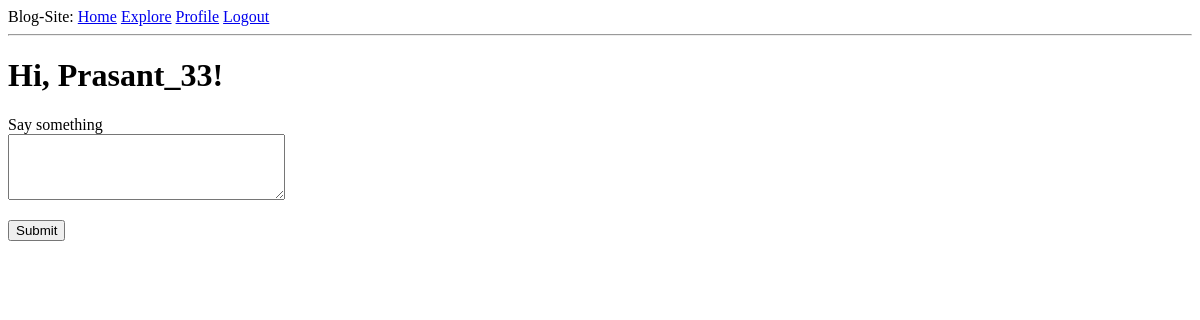
Page /index (signed in) on the earlier database version.
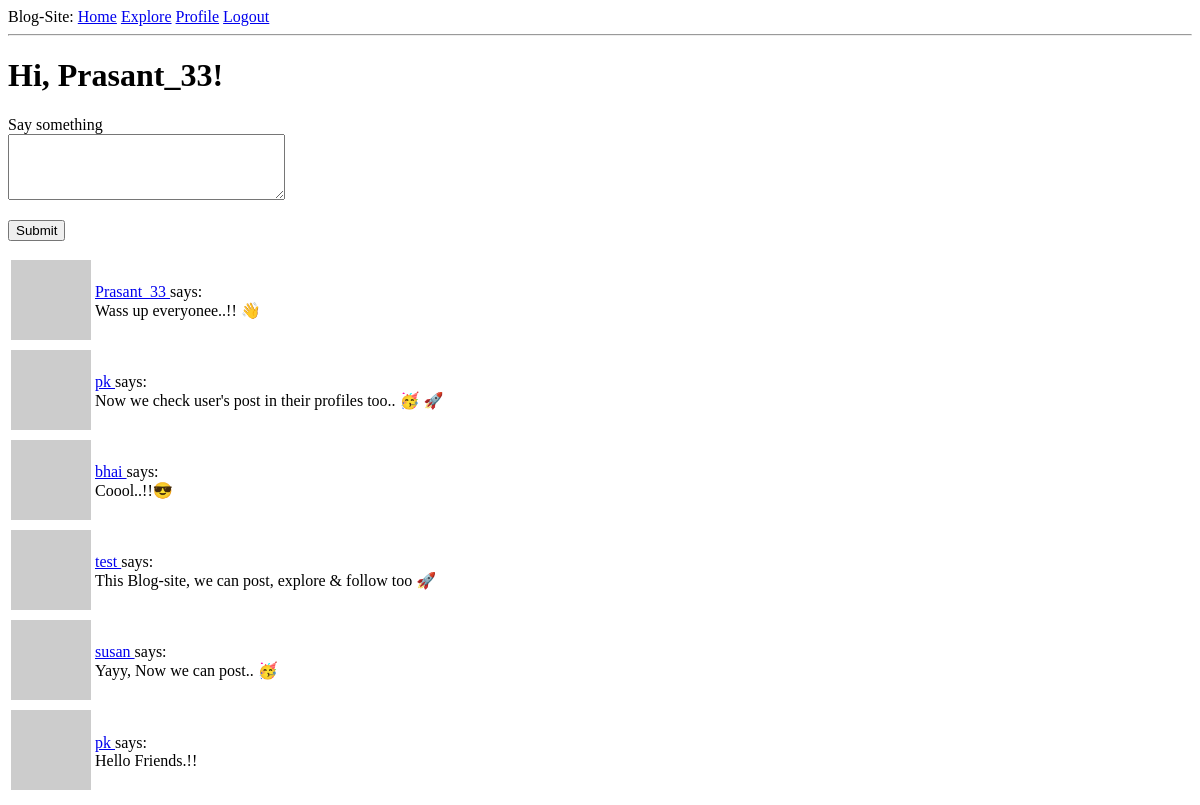
Same page on the later database version.
### app/models.py (models this page shows, shortened)
class User(UserMixin, db.Model):
    id = db.Column(db.Integer, primary_key=True)
    username = db.Column(db.String(64), index=True, unique=True)
    email = db.Column(db.String(120), index=True, unique=True)
    password_hash = db.Column(db.String(128))
    posts = db.relationship('Post', backref='author', lazy='dynamic')
    about_me = db.Column(db.String(140))
    last_seen = db.Column(db.DateTime, default=datetime.utcnow)
    def avatar(self, size):
        digest = md5(self.email.lower().encode('utf-8')).hexdigest()
        return 'https://www.gravatar.com/avatar/{}?d=identicon&s={}'.format(digest, size)
    followed = db.relationship(
        'User', secondary=followers,
        primaryjoin=(followers.c.follower_id == id),
        secondaryjoin=(followers.c.followed_id == id),
        backref=db.backref('followers', lazy='dynamic'), lazy='dynamic')
    def followed_posts(self):
        followed = Post.query.join(
            followers, (followers.c.followed_id == Post.user_id)).filter(
                followers.c.follower_id == self.id)
        own = Post.query.filter_by(user_id=self.id)
        return followed.union(own).order_by(Post.timestamp.desc())

class Post(db.Model):
    id = db.Column(db.Integer, primary_key=True)
    body = db.Column(db.String(180))
    timestamp = db.Column(db.DateTime, index=True, default=datetime.utcnow)
    user_id = db.Column(db.Integer, db.ForeignKey('user.id'))

### app/routes.py (the view)
@app.route('/', methods=['GET', 'POST'])
@app.route('/index', methods=['GET', 'POST'])
@login_required
def index():
    form = PostForm()
    if form.validate_on_submit():
        post = Post(body=form.post.data, author=current_user)
        db.session.add(post)
        db.session.commit()
        flash('Your post is now live!')
        return redirect(url_for('index'))
    page = request.args.get('page', 1, type=int)
    posts = current_user.followed_posts().paginate(
        page, app.config['POSTS_PER_PAGE'], False)
    next_url = url_for('index', page=posts.next_num) \
        if posts.has_prev else None
    prev_url = url_for('index', page=posts.prev_num) \
        if posts.has_prev else None
    return render_template("index.html", title = "Home Page",form=form, posts=posts.items,
                            next_url=next_url, prev_url=prev_url)

### app/forms.py
class PostForm(FlaskForm):
    post = TextAreaField('Say something',
            validators=[DataRequired(), Length(min=1, max=140)])
    submit = SubmitField('Submit')

### app/models.py (called while the page is built)
@login.user_loader
def load_user(id):
    return User.query.get(int(id))

### app/routes.py (called while the page is built)
@app.before_request
def before_request():
    if current_user.is_authenticated:
        current_user.last_seen = datetime.utcnow()
        db.session.commit()

### app/templates/index.html (shortened to what this page needs)
{% extends "base.html" %}
{% block content %}
    <h1>Hi, {{ current_user.username }}!</h1>
    {% if form %}
    <form action="" method="POST">
        <p>
            {{ form.post.label }}<br>
            {{ form.post(cols=32, rows=4) }}<br>
        </p>
        <p>{{ form.submit() }}</p>
    </form>
    {% endif %}
    {% for post in posts %}
        {% include '_post.html' %}
    {% endfor %}
{% endblock %}

### app/templates/base.html (shortened to what this page needs)
<!DOCTYPE html>
<html lang="en">
<head>
</head>
<body>
    <div>
        Blog-Site:
        <a href="{{ url_for('index') }}">Home</a>
        <a href="{{ url_for('explore') }}">Explore</a>
        {% if current_user.is_anonymous %}
        <a href="{{ url_for('login') }}">Login</a>
        {% else %}
        <a href="{{ url_for('user', username=current_user.username) }} ">Profile</a>
        <a href=" {{ url_for('logout') }}  ">Logout</a>
        {% endif %}
    </div>
    <hr>
    {% block content %}{% endblock %}
</body>
</html>

### app/templates/_post.html
<table>
    <tr valing='top'>
        <td><img src="{{ post.author.avatar(36) }} " alt="user avatar"></td>
        <td>
            <a href="{{ url_for('user', username=post.author.username) }}  ">
            {{ post.author.username }}
            </a>
            says: <br> {{ post.body }}
        </td>
    </tr>
</table>

Differences in the rows shown:
added Post: author.username "Prasant_33", body "Wass up everyonee..!! 👋"
added Post: author.username "pk", body "Now we check user's post in their profiles too.. 🥳 🚀"
added Post: author.username "bhai", body "Coool..!!😎"
now on this page (row unchanged): Post: author.username "test", body "This Blog-site, we can post, explore & follow too 🚀"
now on this page (row unchanged): Post: author.username "susan", body "Yayy, Now we can post.. 🥳"
now on this page (row unchanged): Post: author.username "pk", body "Hello Friends.!!"
